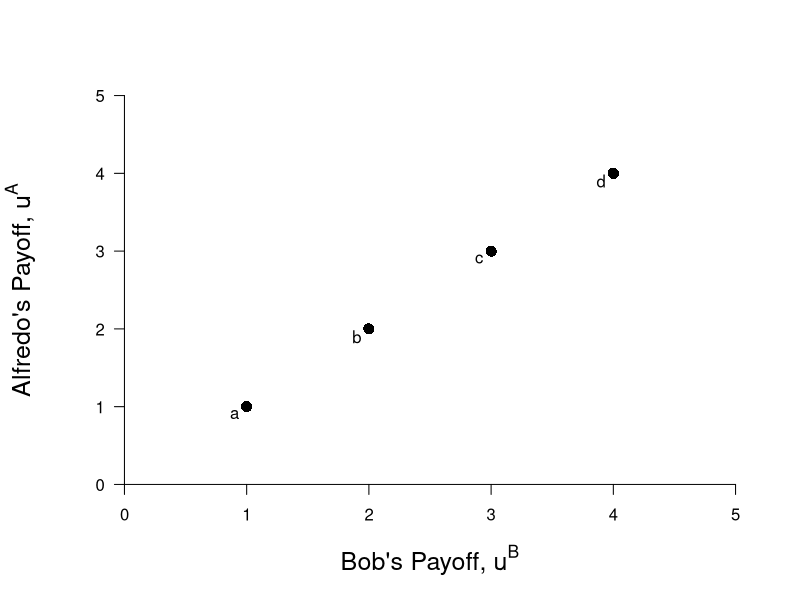

R code for this plot:
require(ggplot2)
require(shape)
pdf(file = "society_fig4.pdf", width = 9, height = 7)

#Set parameters for graphics
axislabelsize <- 1.5
par(mar =  c(5, 5, 4, 2))
xlims <- c(0, 5)
ylims <- c(0, 5)

#Plot command 
plot(0, 0, xlim = xlims, ylim = ylims, type = "n",
     xlab = expression(paste("Bob's Payoff, ", u^B)),
     ylab = expression(paste("Alfredo's Payoff, ", u^A)),
     xaxt = "n", yaxt = "n", cex.lab = axislabelsize, bty = "n")


#Customize ticks and labels for the plot
ticksy <- seq(0, 5, 1)
ylabels <- seq(0, 5, 1)
ticksx <- seq(0, 5, 1)
xlabels <- seq(0, 5, 1)
axis(1, at = ticksx, pos = 0, labels = xlabels)
axis(2, at = ticksy, pos = 0, labels = ylabels, las = 1)


#Lines for the coordinates of the Nash equilbrium
#segments(1, 1, 4, 4, lty = 1, col = "#7fc97f", lwd = 4)

#Add points a, b, c and c
points(1, 1, pch = 16, col = "black", cex = 1.5)
text(0.9, 0.9, expression(paste("a")))
points(2, 2, pch = 16, col = "black", cex = 1.5)
text(1.9, 1.9, expression(paste("b")))
points(3, 3, pch = 16, col = "black", cex = 1.5)
text(2.9, 2.9, expression(paste("c")))
points(4, 4, pch = 16, col = "black", cex = 1.5)
text(3.9, 3.9, expression(paste("d")))

#Label utility possibilities frontier
#text(3.8, 1.9, expression(paste("Utility Possibilities")))
#text(3.8, 1.65, expression(paste("Frontier")))

dev.off()
